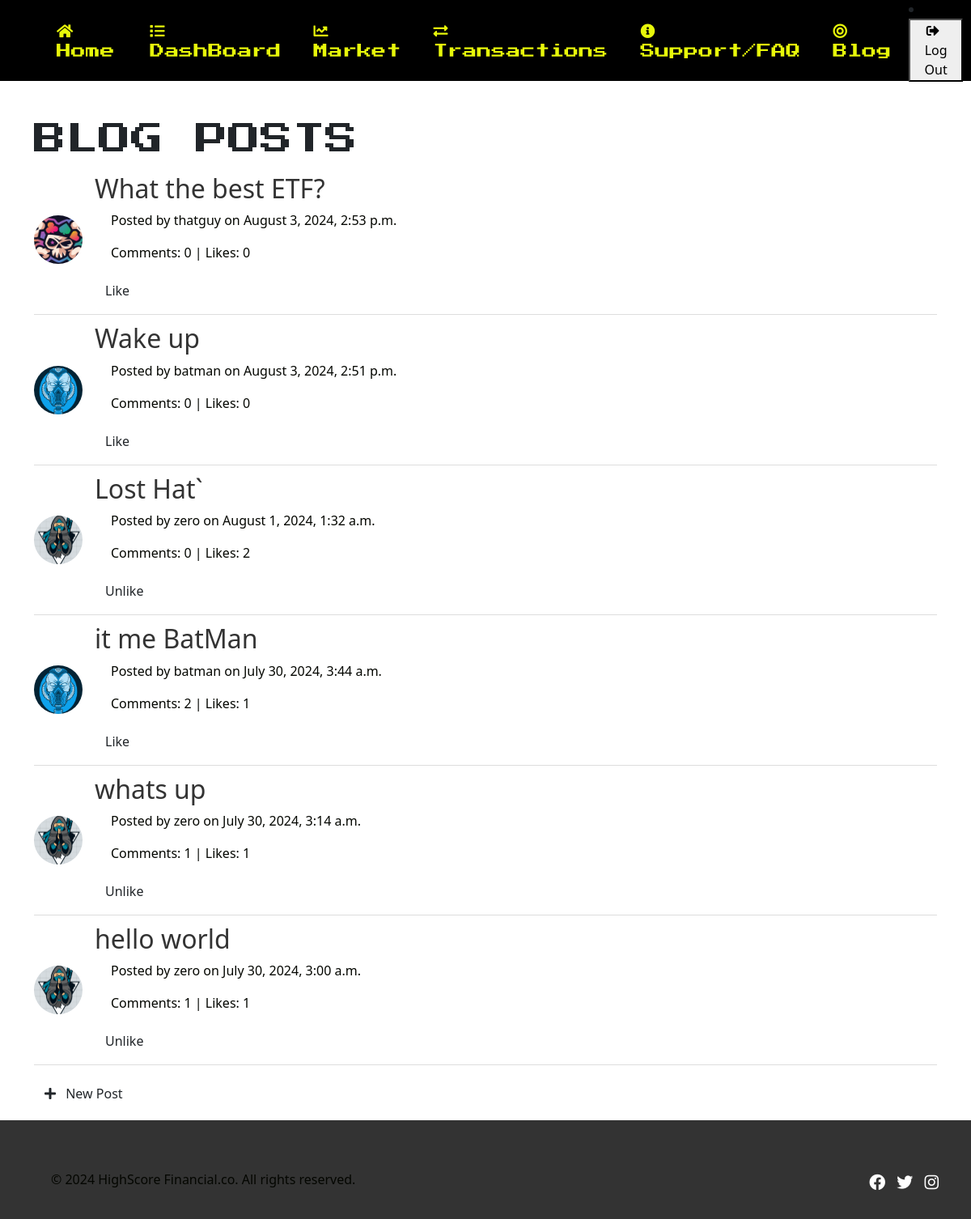
Screenshot of /blog/ (signed in) with the database file from the repository.
### blog/models.py (models this page shows, shortened)
class Post(models.Model):
    title = models.CharField(max_length=100)
    body = models.TextField()
    author = models.ForeignKey(User, on_delete=models.CASCADE)
    created_at = models.DateTimeField(auto_now_add=True)
    updated_at = models.DateTimeField(auto_now=True)
    likes = models.ManyToManyField(User, related_name='like_post', blank=True)
    def like_count(self):
        return self.likes.count()
    def comment_count(self):
        return self.comments.count()
    class Meta:
        ordering = ['-created_at']

### accounts/models.py (models this page shows, shortened)
class UserProfile(models.Model):
    user = models.OneToOneField(User, on_delete=models.CASCADE)
    bio = models.TextField(blank=True)
    profile_picture = models.ImageField(upload_to='profile_pics/', blank=True)
    avatar = models.ImageField(upload_to='avatars/', default='avatars/default_avatar.png')
    email = models.EmailField(blank=True)

### blog/views.py (the view)
# urls.py: path('', views.post_list, name='post_list'),
def post_list(request):
    posts = Post.objects.all()
    return render(request, 'blog/post_list.html', {'posts': posts})

### templates/blog/post_list.html (shortened to what this page needs)
{% extends 'base.html' %}
{% load static %}
{% block content %}
<h1>Blog Posts</h1>
<ul class="post-list">
    {% for post in posts %}
        <li class="post-item">
            <div class="post-avatar">
                <img src="{{ post.author.userprofile.avatar.url }}" alt="{{ post.author.username }}" />
            </div>
             <div class="post-details">
                <h2><a href="{% url 'post_detail' post.pk %}">{{ post.title }}</a></h2>
                <p>Posted by {{ post.author.username }} on {{ post.created_at|date:"F j, Y, g:i a" }}</p>
                <p>Comments: {{ post.comment_count }} | Likes: {{ post.like_count }}</p>
                <form method="post" action="{% url 'like_post' post.pk %}">
                    <button type="submit" name='post_id' value ="{{ post.id }}" class="btn btn-like">
                        {% if user in post.likes.all %}
                            Unlike
                        {% else %}
                            Like
                        {% endif %}
                    </button>
                </form>
            </div>
        </li>
    {% empty %}
        <li>No posts available.</li>
    {% endfor %}
</ul>
<a href="{% url 'post_create' %}" class="btn btn-new-post">
    <i class="fas fa-plus"></i> New Post
{% endblock content %}

### static/css/base.css (style rules this page uses)
:root { --primary-color: ; --prmary-color-100: ; --prmary-color-300: ; --secondary-color: rgb(253, 253, 29) ; --secondary-color-600: ; --secondary-color-900: ; --neutral-color:rgb(4, 6, 1) ; --background-color: rgb(78, 76, 76); --surface-color: black; --pressStart: "Press Start 2P", system-ui; --sans-font: "", sans-serif; }
*, *::before, *::after { box-sizing: border-box; }
a { text-decoration: none; }
html, body { height: 100%; margin: 0; }
body { display: flex; flex-direction: column; }
h1, h3 { font-family: var(--pressStart); text-transform: uppercase; }
h1 { font-size: 2rem; }
p { color: var(--neutral-color); font: 1.1rem; font-size: 16px; line-height: 1.5; font-weight: 400; margin: 10px 0; padding: 0 20px; text-decoration: none; }

### static/css/header.css (style rules this page uses)
.footer .social-icons a { color: #fff; font-size: 20px; text-decoration: none; transition: color 0.3s ease; }

### static/css/sections.css (style rules this page uses)
.fas { margin-right: 8px; }

### static/css/blog.css (style rules this page uses)
.post-list { list-style: none; padding: 0; }
.post-item { display: flex; align-items: center; border-bottom: 1px solid #ddd; padding: 10px 0; }
.post-avatar { flex: 0 0 60px; margin-right: 15px; }
.post-avatar img { width: 60px; height: 60px; border-radius: 50%; object-fit: cover; }
.post-details { flex: 1; }
.post-details h2 a { text-decoration: none; color: #333; }
.btn-like { background-color: #007bff; color: #fff; border: none; border-radius: 5px; padding: 5px 10px; cursor: pointer; }

### rows the page displays
Post: author.userprofile.avatar (picture), title "What the best ETF?", author.username "thatguy", created_at "August 3, 2024, 2:53 p.m.", comment_count "0", like_count "0", shows "Like"
Post: author.userprofile.avatar (picture), title "Wake up", author.username "batman", created_at "August 3, 2024, 2:51 p.m.", comment_count "0", like_count "0", shows "Like"
Post: author.userprofile.avatar (picture), title "Lost Hat`", author.username "zero", created_at "August 1, 2024, 1:32 a.m.", comment_count "0", like_count "2", shows "Unlike"
Post: author.userprofile.avatar (picture), title "it me BatMan", author.username "batman", created_at "July 30, 2024, 3:44 a.m.", comment_count "2", like_count "1", shows "Like"
Post: author.userprofile.avatar (picture), title "whats up", author.username "zero", created_at "July 30, 2024, 3:14 a.m.", comment_count "1", like_count "1", shows "Unlike"
Post: author.userprofile.avatar (picture), title "hello world", author.username "zero", created_at "July 30, 2024, 3:00 a.m.", comment_count "1", like_count "1", shows "Unlike"
